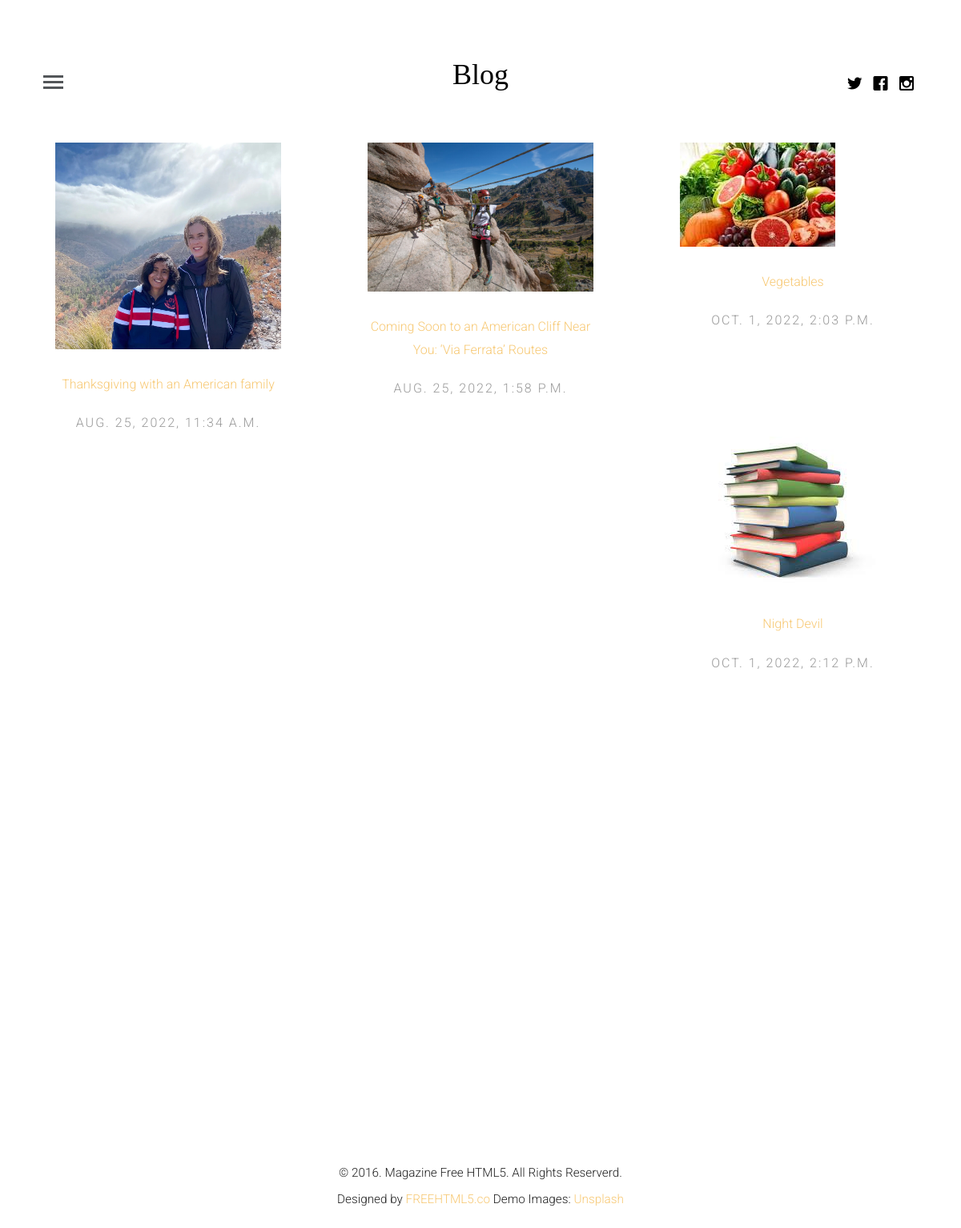
Screenshot of /author_profile/lelin/ with the database file from the repository.
### app/models.py (models this page shows, shortened)
class Article(models.Model):
    article_author = models.ForeignKey(Author, on_delete=models.CASCADE)
    title = models.CharField(max_length=100)
    description = models.TextField(null=True)
    category = models.ForeignKey(Category, on_delete=models.CASCADE)
    posted_on = models.DateTimeField(auto_now=False, auto_now_add=True)
    updated_on = models.DateTimeField(auto_now=True, auto_now_add=False)
    image = models.ImageField()

### app/views.py (the view)
# urls.py: path('author_profile/<name>/', views.profilePage, name='author_profile'),
def profilePage(request, name):
    post_author = get_object_or_404(User, username=name)
    auth = get_object_or_404(Author, name=post_author)
    post = Article.objects.filter(article_author=auth)
    context = {
        'auth': auth,
        'post': post,
    }
    return render(request, "profile.html", context)

### templates/profile.html (shortened to what this page needs)
{% extends 'base.html' %}
{% load static %}
{% block content %}
	<div class="container-fluid">
		<div class="col fh5co-post-entry">
			{% for p in post %}
			<article class="col-md-4 animate-box">
				<figure>
					<a href="{% url 'single_article' p.id %}"><img src="{{p.image.url}}" alt="Image" class="img-responsive"></a>
				</figure>
				<span class="fh5co-meta"><a href="single.html">{{p.title}}</a></span>
				<span class="fh5co-meta fh5co-date">{{p.posted_on}}</span>
			</article>
			{% endfor %}
		</div>
	</div>
{% endblock %}

### app/static/css/style.css (style rules this page uses)
body { font-family: "Roboto", arial, sans-serif; font-size: 18px; font-weight: 300; line-height: 1.8; color: #222; background: #fff; }
a { color: #f7c873; -webkit-transition: 0.5s; -o-transition: 0.5s; transition: 0.5s; }
@media screen and (max-width: 1200px) { .fh5co-post-entry article { margin-bottom: 80px; padding-left: 10px; padding-right: 10px; } }
.fh5co-post-entry article { text-align: center; float: left; margin-bottom: 110px; padding-left: 3em; padding-right: 3em; }
.fh5co-post-entry article a img { opacity: 1; -webkit-transition: 0.5s; -o-transition: 0.5s; transition: 0.5s; }
.fh5co-post-entry article figure { margin-bottom: 30px; }
.fh5co-post-entry article .fh5co-meta { font-size: 16px; font-family: "Roboto", arial, sans-serif; color: #999999; margin-bottom: 20px; display: block; }
.fh5co-post-entry article .fh5co-meta.fh5co-date { text-transform: uppercase; letter-spacing: 2px; }
.js .to-animate, .js .to-animate-2, .js .animate-box { opacity: 0; }

### rows the page displays
Article: image (picture), title "Thanksgiving with an American family", posted_on "AUG. 25, 2022, 11:34 A.M."
Article: image (picture), title "Coming Soon to an American Cliff Near You: ‘Via Ferrata’ Routes", posted_on "AUG. 25, 2022, 1:58 P.M."
Article: image (picture), title "Vegetables", posted_on "OCT. 1, 2022, 2:03 P.M."
Article: image (picture), title "Night Devil", posted_on "OCT. 1, 2022, 2:12 P.M."
